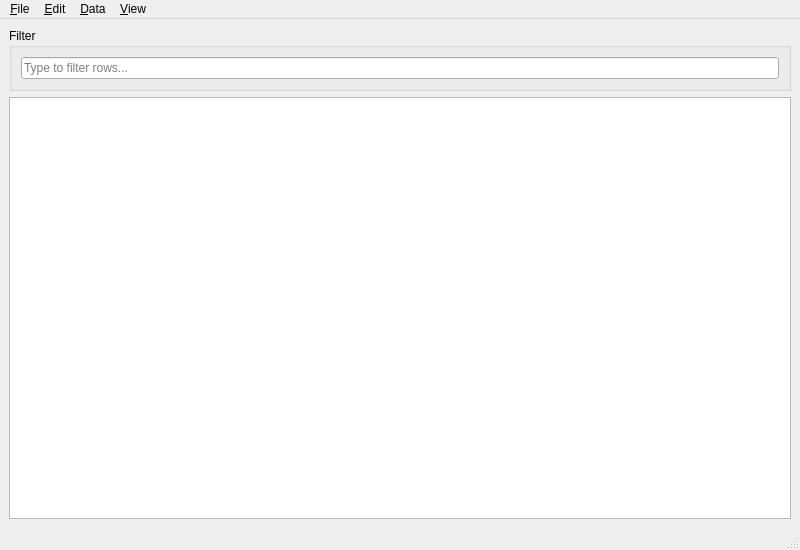
<?xml version="1.0" encoding="UTF-8"?>
<ui version="4.0">
 <class>MainWindow</class>
 <widget class="QMainWindow" name="MainWindow">
  <property name="geometry">
   <rect>
    <x>0</x>
    <y>0</y>
    <width>800</width>
    <height>550</height>
   </rect>
  </property>
  <property name="windowTitle">
   <string>MainWindow</string>
  </property>
  <widget class="QWidget" name="centralwidget">
   <layout class="QVBoxLayout" name="verticalLayout_2">
    <item>
     <widget class="QGroupBox" name="filterBox">
      <property name="title">
       <string>Filter</string>
      </property>
      <layout class="QVBoxLayout" name="verticalLayout">
       <item>
        <widget class="QLineEdit" name="filterEdit">
         <property name="placeholderText">
          <string>Type to filter rows...</string>
         </property>
        </widget>
       </item>
      </layout>
     </widget>
    </item>
    <item>
     <widget class="RobustTableView" name="twodaTable">
      <property name="styleSheet">
       <string notr="true"/>
      </property>
      <property name="alternatingRowColors">
       <bool>true</bool>
      </property>
      <property name="selectionMode">
       <enum>QAbstractItemView::ExtendedSelection</enum>
      </property>
      <property name="selectionBehavior">
       <enum>QAbstractItemView::SelectItems</enum>
      </property>
      <property name="cornerButtonEnabled">
       <bool>true</bool>
      </property>
      <property name="sortingEnabled">
       <bool>false</bool>
      </property>
     </widget>
    </item>
   </layout>
  </widget>
  <widget class="QStatusBar" name="statusbar"/>
  <widget class="QMenuBar" name="menubar">
   <property name="geometry">
    <rect>
     <x>0</x>
     <y>0</y>
     <width>800</width>
     <height>22</height>
    </rect>
   </property>
   <widget class="QMenu" name="menuFile">
    <property name="title">
     <string>&amp;File</string>
    </property>
    <addaction name="actionNew"/>
    <addaction name="actionOpen"/>
    <addaction name="actionSave"/>
    <addaction name="actionSaveAs"/>
    <addaction name="actionRevert"/>
    <addaction name="separator"/>
    <addaction name="actionImportCSV"/>
    <addaction name="actionExportCSV"/>
    <addaction name="separator"/>
    <addaction name="actionExit"/>
   </widget>
   <widget class="QMenu" name="menuEdit">
    <property name="title">
     <string>&amp;Edit</string>
    </property>
    <addaction name="actionUndo"/>
    <addaction name="actionRedo"/>
    <addaction name="separator"/>
    <addaction name="actionCut"/>
    <addaction name="actionCopy"/>
    <addaction name="actionPaste"/>
    <addaction name="actionPasteTranspose"/>
    <addaction name="separator"/>
    <addaction name="actionFind"/>
    <addaction name="actionReplace"/>
    <addaction name="actionGoToRow"/>
    <addaction name="actionGoToColumn"/>
    <addaction name="separator"/>
    <addaction name="actionSelectAll"/>
    <addaction name="actionSelectBlankCells"/>
    <addaction name="actionSelectCellsWithContent"/>
    <addaction name="actionSelectRow"/>
    <addaction name="actionSelectColumn"/>
    <addaction name="actionSelectVisibleOnly"/>
    <addaction name="actionClearContents"/>
   </widget>
   <widget class="QMenu" name="menuData">
    <property name="title">
     <string>&amp;Data</string>
    </property>
    <addaction name="actionInsertRow"/>
    <addaction name="actionInsertRowAbove"/>
    <addaction name="actionInsertRowBelow"/>
    <addaction name="actionDuplicateRow"/>
    <addaction name="actionRemoveRows"/>
    <addaction name="separator"/>
    <addaction name="actionInsertColumn"/>
    <addaction name="actionRenameColumn"/>
    <addaction name="actionDuplicateColumn"/>
    <addaction name="actionDeleteColumn"/>
    <addaction name="separator"/>
    <addaction name="actionMoveColumnLeft"/>
    <addaction name="actionMoveColumnRight"/>
    <addaction name="separator"/>
    <addaction name="actionMoveRowUp"/>
    <addaction name="actionMoveRowDown"/>
    <addaction name="separator"/>
    <addaction name="actionRemoveDuplicateRows"/>
    <addaction name="separator"/>
    <addaction name="actionSort"/>
    <addaction name="actionSortAscending"/>
    <addaction name="actionSortDescending"/>
    <addaction name="separator"/>
    <addaction name="actionFillDown"/>
    <addaction name="actionFillRight"/>
    <addaction name="actionFillDownPattern"/>
    <addaction name="separator"/>
    <addaction name="actionTransposeTable"/>
    <addaction name="separator"/>
    <addaction name="actionRedoRowLabels"/>
   </widget>
   <widget class="QMenu" name="menuView">
    <property name="title">
     <string>&amp;View</string>
    </property>
    <addaction name="actionResizeColumnsToContents"/>
    <addaction name="actionResizeRowsToContents"/>
    <addaction name="actionAutoFitColumnsOnLoad"/>
    <addaction name="separator"/>
    <addaction name="actionWrapTextInCells"/>
    <addaction name="actionAlternatingRowColors"/>
    <addaction name="separator"/>
    <addaction name="actionZoomIn"/>
    <addaction name="actionZoomOut"/>
    <addaction name="actionZoomReset"/>
    <addaction name="separator"/>
    <addaction name="actionHideColumn"/>
    <addaction name="actionShowAllColumns"/>
    <addaction name="separator"/>
    <addaction name="actionColumnStatistics"/>
    <addaction name="actionHighlightNonNumeric"/>
    <addaction name="actionFreezeRowLabels"/>
    <addaction name="separator"/>
    <widget class="QMenu" name="menuSetRowHeader">
     <property name="title">
      <string>Set Row Header</string>
     </property>
     <addaction name="actionplaceholder"/>
    </widget>
    <addaction name="menuSetRowHeader"/>
    <addaction name="separator"/>
    <addaction name="actionToggleFilter"/>
   </widget>
   <addaction name="menuFile"/>
   <addaction name="menuEdit"/>
   <addaction name="menuData"/>
   <addaction name="menuView"/>
  </widget>
  <action name="actionNew">
   <property name="text">
    <string>New</string>
   </property>
  </action>
  <action name="actionOpen">
   <property name="text">
    <string>Open</string>
   </property>
  </action>
  <action name="actionSave">
   <property name="text">
    <string>Save</string>
   </property>
  </action>
  <action name="actionSaveAs">
   <property name="text">
    <string>Save As</string>
   </property>
  </action>
  <action name="actionRevert">
   <property name="text">
    <string>Revert</string>
   </property>
  </action>
  <action name="actionExit">
   <property name="text">
    <string>Exit</string>
   </property>
  </action>
  <action name="actionImportCSV">
   <property name="text">
    <string>Import CSV...</string>
   </property>
  </action>
  <action name="actionExportCSV">
   <property name="text">
    <string>Export CSV...</string>
   </property>
  </action>
  <action name="actionUndo">
   <property name="text">
    <string>Undo</string>
   </property>
   <property name="shortcut">
    <string>Ctrl+Z</string>
   </property>
  </action>
  <action name="actionRedo">
   <property name="text">
    <string>Redo</string>
   </property>
   <property name="shortcut">
    <string>Ctrl+Y</string>
   </property>
  </action>
  <action name="actionCut">
   <property name="text">
    <string>Cut</string>
   </property>
   <property name="shortcut">
    <string>Ctrl+X</string>
   </property>
  </action>
  <action name="actionCopy">
   <property name="text">
    <string>Copy</string>
   </property>
   <property name="shortcut">
    <string>Ctrl+C</string>
   </property>
  </action>
  <action name="actionPaste">
   <property name="text">
    <string>Paste</string>
   </property>
   <property name="shortcut">
    <string>Ctrl+V</string>
   </property>
  </action>
  <action name="actionPasteTranspose">
   <property name="text">
    <string>Paste Transpose</string>
   </property>
   <property name="shortcut">
    <string>Ctrl+Shift+V</string>
   </property>
  </action>
  <action name="actionFind">
   <property name="text">
    <string>Find...</string>
   </property>
   <property name="shortcut">
    <string>Ctrl+Shift+F</string>
   </property>
  </action>
  <action name="actionReplace">
   <property name="text">
    <string>Replace...</string>
   </property>
   <property name="shortcut">
    <string>Ctrl+H</string>
   </property>
  </action>
  <action name="actionGoToRow">
   <property name="text">
    <string>Go to Row...</string>
   </property>
   <property name="shortcut">
    <string>Ctrl+G</string>
   </property>
  </action>
  <action name="actionGoToColumn">
   <property name="text">
    <string>Go to Column...</string>
   </property>
  </action>
  <action name="actionSelectAll">
   <property name="text">
    <string>Select All</string>
   </property>
   <property name="shortcut">
    <string>Ctrl+A</string>
   </property>
  </action>
  <action name="actionSelectRow">
   <property name="text">
    <string>Select Row</string>
   </property>
   <property name="shortcut">
    <string>Ctrl+Shift+Space</string>
   </property>
  </action>
  <action name="actionSelectColumn">
   <property name="text">
    <string>Select Column</string>
   </property>
   <property name="shortcut">
    <string>Ctrl+Space</string>
   </property>
  </action>
  <action name="actionSelectVisibleOnly">
   <property name="text">
    <string>Select Visible Cells Only</string>
   </property>
  </action>
  <action name="actionSelectBlankCells">
   <property name="text">
    <string>Select Blank Cells</string>
   </property>
  </action>
  <action name="actionSelectCellsWithContent">
   <property name="text">
    <string>Select Cells with Content</string>
   </property>
  </action>
  <action name="actionClearContents">
   <property name="text">
    <string>Clear Contents</string>
   </property>
   <property name="shortcut">
    <string>Del</string>
   </property>
  </action>
  <action name="actionInsertRow">
   <property name="text">
    <string>Insert Row</string>
   </property>
   <property name="shortcut">
    <string>Ctrl+I</string>
   </property>
  </action>
  <action name="actionInsertRowAbove">
   <property name="text">
    <string>Insert Row Above</string>
   </property>
  </action>
  <action name="actionInsertRowBelow">
   <property name="text">
    <string>Insert Row Below</string>
   </property>
  </action>
  <action name="actionDuplicateRow">
   <property name="text">
    <string>Duplicate Row</string>
   </property>
   <property name="shortcut">
    <string>Ctrl+D</string>
   </property>
  </action>
  <action name="actionRemoveRows">
   <property name="text">
    <string>Remove Rows</string>
   </property>
   <property name="shortcut">
    <string>Ctrl+Del</string>
   </property>
  </action>
  <action name="actionInsertColumn">
   <property name="text">
    <string>Insert Column...</string>
   </property>
   <property name="shortcut">
    <string>Ctrl+Shift+I</string>
   </property>
  </action>
  <action name="actionRenameColumn">
   <property name="text">
    <string>Rename Column...</string>
   </property>
  </action>
  <action name="actionDuplicateColumn">
   <property name="text">
    <string>Duplicate Column</string>
   </property>
  </action>
  <action name="actionDeleteColumn">
   <property name="text">
    <string>Delete Column</string>
   </property>
   <property name="shortcut">
    <string>Ctrl+Shift+Del</string>
   </property>
  </action>
  <action name="actionMoveColumnLeft">
   <property name="text">
    <string>Move Column Left</string>
   </property>
  </action>
  <action name="actionMoveColumnRight">
   <property name="text">
    <string>Move Column Right</string>
   </property>
  </action>
  <action name="actionMoveRowUp">
   <property name="text">
    <string>Move Row Up</string>
   </property>
  </action>
  <action name="actionMoveRowDown">
   <property name="text">
    <string>Move Row Down</string>
   </property>
  </action>
  <action name="actionRemoveDuplicateRows">
   <property name="text">
    <string>Remove Duplicate Rows</string>
   </property>
  </action>
  <action name="actionSort">
   <property name="text">
    <string>Sort...</string>
   </property>
  </action>
  <action name="actionSortAscending">
   <property name="text">
    <string>Sort Ascending</string>
   </property>
   <property name="shortcut">
    <string>Ctrl+Shift+A</string>
   </property>
  </action>
  <action name="actionSortDescending">
   <property name="text">
    <string>Sort Descending</string>
   </property>
   <property name="shortcut">
    <string>Ctrl+Shift+B</string>
   </property>
  </action>
  <action name="actionFillDown">
   <property name="text">
    <string>Fill Down</string>
   </property>
   <property name="shortcut">
    <string>Ctrl+Shift+D</string>
   </property>
  </action>
  <action name="actionFillRight">
   <property name="text">
    <string>Fill Right</string>
   </property>
   <property name="shortcut">
    <string>Ctrl+Shift+R</string>
   </property>
  </action>
  <action name="actionFillDownPattern">
   <property name="text">
    <string>Fill Down Pattern...</string>
   </property>
  </action>
  <action name="actionTransposeTable">
   <property name="text">
    <string>Transpose Table</string>
   </property>
  </action>
  <action name="actionRedoRowLabels">
   <property name="text">
    <string>Redo Row Labels</string>
   </property>
   <property name="shortcut">
    <string>Ctrl+L</string>
   </property>
  </action>
  <action name="actionResizeColumnsToContents">
   <property name="text">
    <string>Resize Columns to Contents</string>
   </property>
  </action>
  <action name="actionResizeRowsToContents">
   <property name="text">
    <string>Resize Rows to Contents</string>
   </property>
  </action>
  <action name="actionAutoFitColumnsOnLoad">
   <property name="text">
    <string>Auto-fit Columns on Load</string>
   </property>
   <property name="checkable">
    <bool>true</bool>
   </property>
  </action>
  <action name="actionWrapTextInCells">
   <property name="text">
    <string>Wrap Text in Cells</string>
   </property>
   <property name="checkable">
    <bool>true</bool>
   </property>
  </action>
  <action name="actionAlternatingRowColors">
   <property name="text">
    <string>Alternating Row Colors</string>
   </property>
   <property name="checkable">
    <bool>true</bool>
   </property>
   <property name="checked">
    <bool>true</bool>
   </property>
  </action>
  <action name="actionZoomIn">
   <property name="text">
    <string>Zoom In</string>
   </property>
   <property name="shortcut">
    <string>Ctrl++</string>
   </property>
  </action>
  <action name="actionZoomOut">
   <property name="text">
    <string>Zoom Out</string>
   </property>
   <property name="shortcut">
    <string>Ctrl+-</string>
   </property>
  </action>
  <action name="actionZoomReset">
   <property name="text">
    <string>Reset Zoom</string>
   </property>
   <property name="shortcut">
    <string>Ctrl+0</string>
   </property>
  </action>
  <action name="actionHideColumn">
   <property name="text">
    <string>Hide Column</string>
   </property>
  </action>
  <action name="actionShowAllColumns">
   <property name="text">
    <string>Show All Columns</string>
   </property>
  </action>
  <action name="actionColumnStatistics">
   <property name="text">
    <string>Column Statistics...</string>
   </property>
  </action>
  <action name="actionHighlightNonNumeric">
   <property name="text">
    <string>Highlight Non-Numeric</string>
   </property>
   <property name="checkable">
    <bool>true</bool>
   </property>
  </action>
  <action name="actionFreezeRowLabels">
   <property name="text">
    <string>Freeze Row Labels</string>
   </property>
   <property name="checkable">
    <bool>true</bool>
   </property>
  </action>
  <action name="actionToggleFilter">
   <property name="text">
    <string>Toggle Filter</string>
   </property>
   <property name="shortcut">
    <string>Ctrl+F</string>
   </property>
  </action>
  <action name="actionplaceholder">
   <property name="text">
    <string>placeholder</string>
   </property>
  </action>
 </widget>
 <customwidgets>
  <customwidget>
   <class>RobustTableView</class>
   <extends>QTableView</extends>
   <header location="global">utility.gui.qt.widgets.itemviews.tableview</header>
  </customwidget>
 </customwidgets>
 <resources/>
 <connections/>
</ui>
